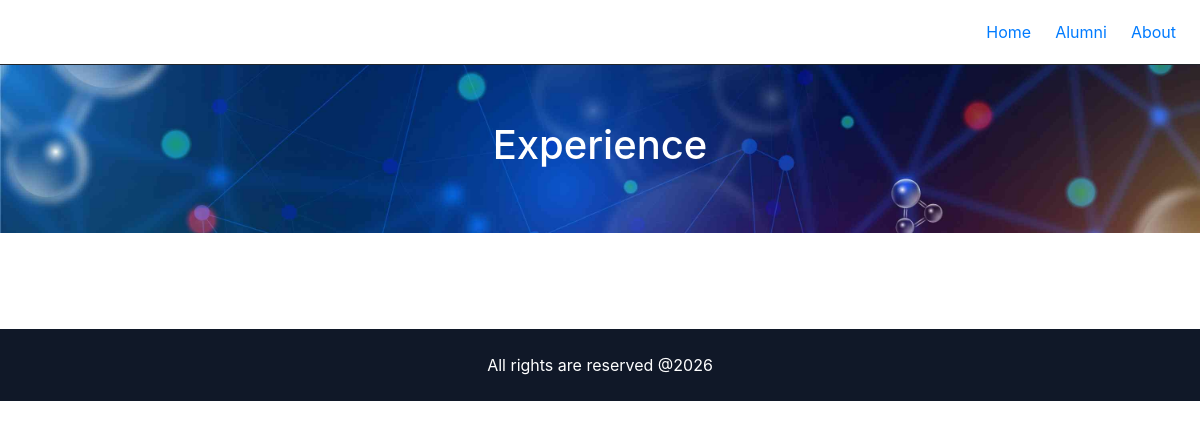
Before: /experience/ with the older database file.
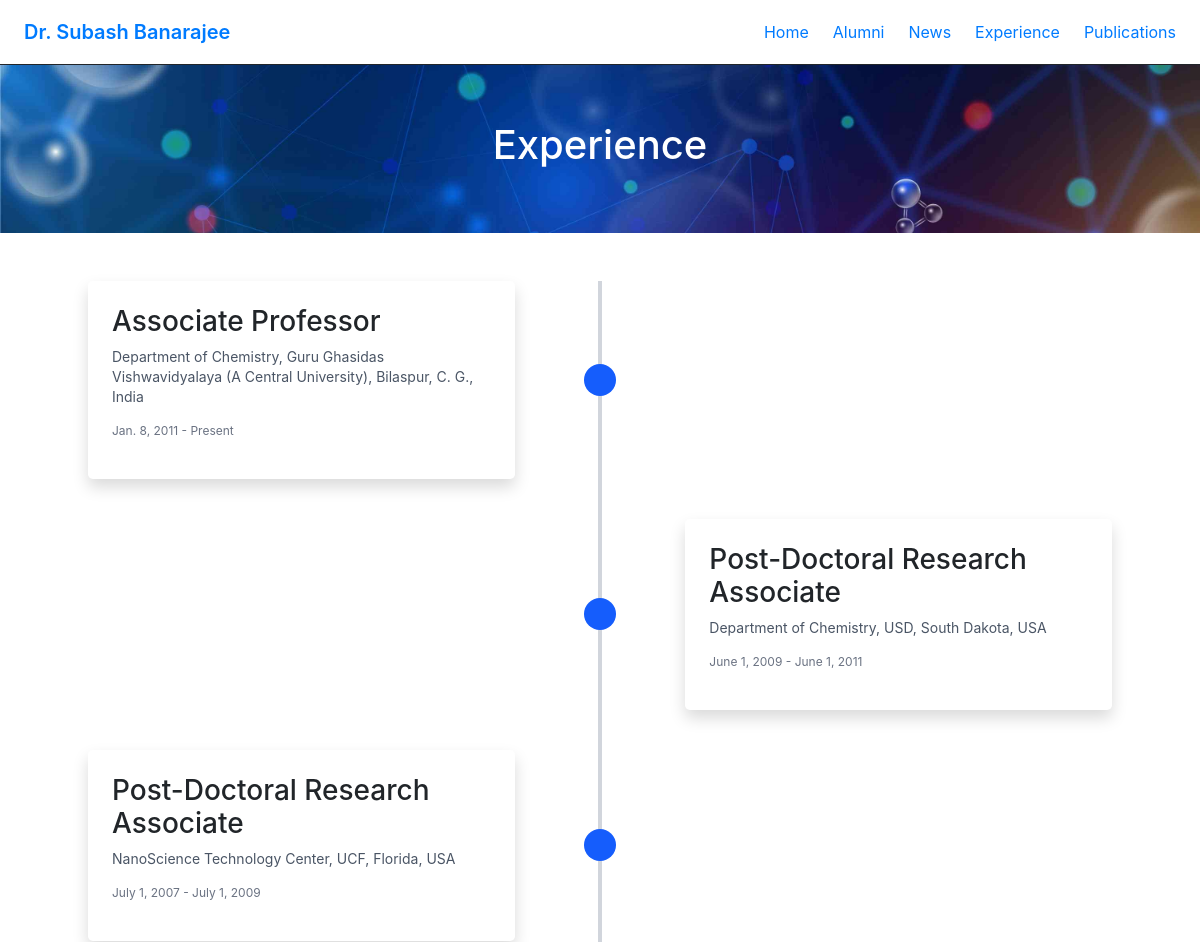
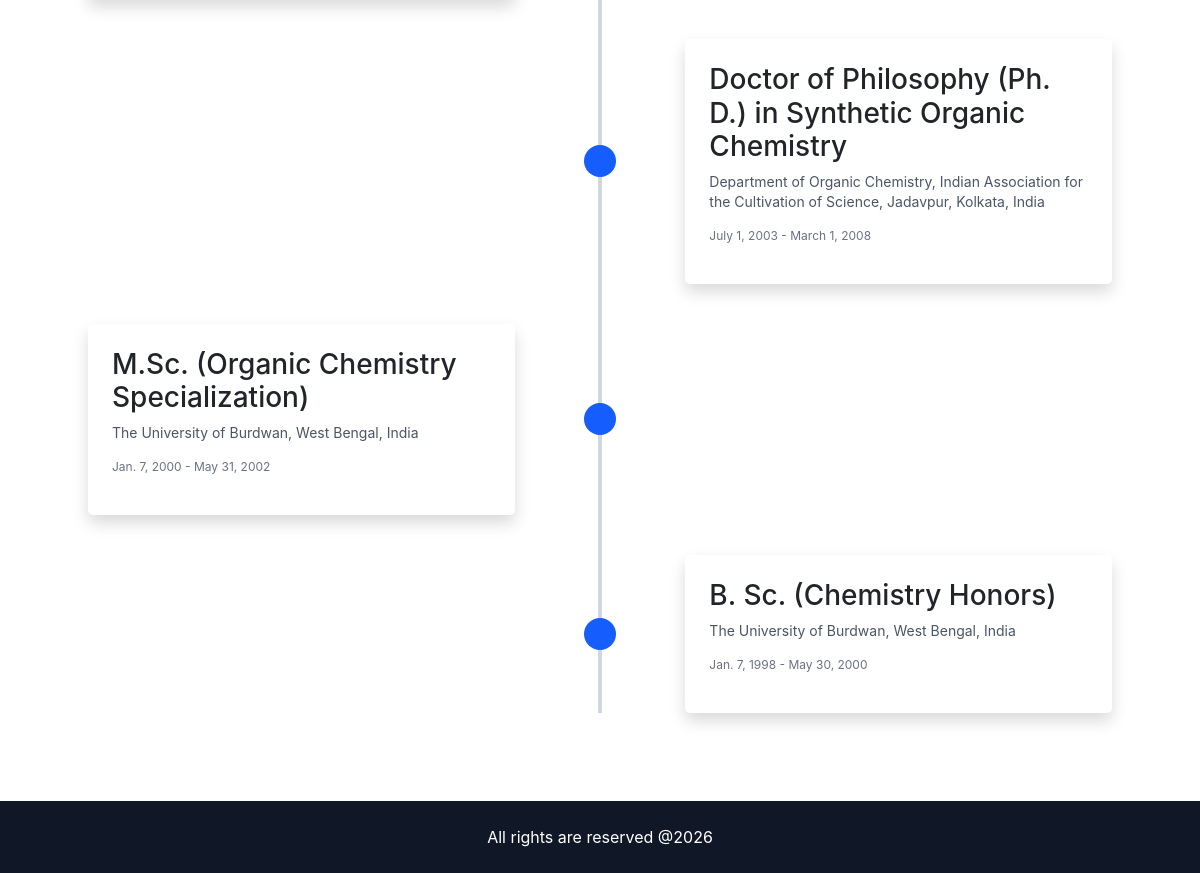
After: the same page with the newer database file (2 pictures, top to bottom).
### core/models.py (models this page shows, shortened)
class NavigationItem(models.Model):
    name = models.CharField(max_length=100)
    url = models.CharField(max_length=200)
    order = models.PositiveIntegerField(default=0)
    is_active = models.BooleanField(default=True)
    class Meta:
        ordering = ['order']

class SingletonModel(models.Model):
    class Meta:
        abstract = True
    @classmethod
    def load(cls):
        obj, created = cls.objects.get_or_create(pk=1)
        return obj

class SiteSettings(SingletonModel):
    site_name = models.CharField(max_length=200)
    logo = models.ImageField(upload_to="logo/", blank=True, null=True)
    announcement_text = models.CharField(max_length=255, blank=True)
    announcement_link = models.URLField(blank=True)

### experience/models.py (models this page shows, shortened)
class Experience(models.Model):
    position = models.CharField(max_length=200)
    organization = models.CharField(max_length=200)
    start_date = models.DateField()
    end_date = models.DateField(blank=True, null=True)
    description = models.TextField(blank=True)
    is_current = models.BooleanField(default=False)
    order = models.PositiveIntegerField(default=0)
    class Meta:
        ordering = ['-start_date']

### experience/views.py (the view)
# urls.py: path('', experience_list, name='experience'),
def experience_list(request):
    experiences = Experience.objects.all()
    return render(request, 'experience/experience_list.html', {
        'experiences': experiences
    })

### core/context_processors.py (called while the page is built)
def global_data(request):
    return {
        'site_settings': SiteSettings.load(),
        'nav_items': NavigationItem.objects.filter(is_active=True),
        'footer': Footer.load(),
    }

### experience/templates/experience/experience_list.html (shortened to what this page needs)
{% extends "base.html" %}
{% block content %}
{% load static%}
<section
  class="py-8 sm:py-10 lg:py-14 text-center bg-cover bg-center" style="background-image: url('{% static 'img/titlebg.jpg' %}');">
  <h1 class="text-2xl sm:text-3xl lg:text-4xl font-bold text-white">Experience</h1>
</section>
<section class="py-12">
  <div class="max-w-5xl mx-auto relative">
    <div class="absolute left-1/2 transform -translate-x-1/2 w-1 bg-gray-300 h-full"></div>
    {% for exp in experiences %}
      <div class="mb-10 flex justify-between items-center w-full">
        {% if forloop.counter|divisibleby:2 %}
          <div class="w-5/12"></div>
        {% else %}
          <div class="w-5/12 bg-white shadow p-4 rounded-lg">
            <h3 class="font-semibold">{{ exp.position }}</h3>
            <p class="text-sm text-gray-600">{{ exp.organization }}</p>
            <p class="text-xs text-gray-500 mt-1">
              {{ exp.start_date }} -
              {% if exp.is_current %}Present{% else %}{{ exp.end_date }}{% endif %}
            </p>
          </div>
        {% endif %}
        <div class="w-8 h-8 bg-blue-600 rounded-full z-10"></div>
        {% if forloop.counter|divisibleby:2 %}
          <div class="w-5/12 bg-white shadow p-4 rounded-lg">
            <h3 class="font-semibold">{{ exp.position }}</h3>
            <p class="text-sm text-gray-600">{{ exp.organization }}</p>
            <p class="text-xs text-gray-500 mt-1">
              {{ exp.start_date }} -
              {% if exp.is_current %}Present{% else %}{{ exp.end_date }}{% endif %}
            </p>
          </div>
        {% else %}
          <div class="w-5/12"></div>
        {% endif %}
      </div>
    {% endfor %}
  </div>
</section>
{% endblock %}

### templates/includes/navbar.html (shortened to what this page needs)
<nav class="bg-white border-b">
  <div class="max-w-7xl mx-auto px-4 sm:px-6 lg:px-8">
    <div class="flex justify-between h-16 items-center">
      <div class="flex-shrink-0 text-xl font-semibold">
         <a href="/"  rel="noopener noreferrer">{{site_settings.site_name}}</a>
      </div>
      <div class="hidden md:flex gap-6">
        {% for item in nav_items %}
          <a href="{{ item.url }}" class="text-gray-700 hover:text-blue-600 transition">
            {{ item.name }}
          </a>
        {% endfor %}
      </div>
    </div>
  </div>
</nav>

Changed rows visible on the page:
removed NavigationItem: name "About"
now on this page (row edited): SiteSettings: site_name "Dr. Subash Banarajee"
added NavigationItem: name "News"
added NavigationItem: name "Experience"
added NavigationItem: name "Publications"
added Experience: position "Associate Professor", organization "Department of Chemistry, Guru Ghasidas Vishwavidyalaya (A Central University), Bilaspur, C. G., India", start_date "Jan. 8, 2011", is_current "Present"
added Experience: position "Post-Doctoral Research Associate", organization "Department of Chemistry, USD, South Dakota, USA", start_date "June 1, 2009", end_date "June 1, 2011"
added Experience: position "Post-Doctoral Research Associate", organization "NanoScience Technology Center, UCF, Florida, USA", start_date "July 1, 2007", end_date "July 1, 2009"
added Experience: position "Doctor of Philosophy (Ph. D.) in Synthetic Organic Chemistry", organization "Department of Organic Chemistry, Indian Association for the Cultivation of Science, Jadavpur, Kolkata, India", start_date "July 1, 2003", end_date "March 1, 2008"
added Experience: position "M.Sc. (Organic Chemistry Specialization)", organization "The University of Burdwan, West Bengal, India", start_date "Jan. 7, 2000", end_date "May 31, 2002"
added Experience: position "B. Sc. (Chemistry Honors)", organization "The University of Burdwan, West Bengal, India", start_date "Jan. 7, 1998", end_date "May 30, 2000"
